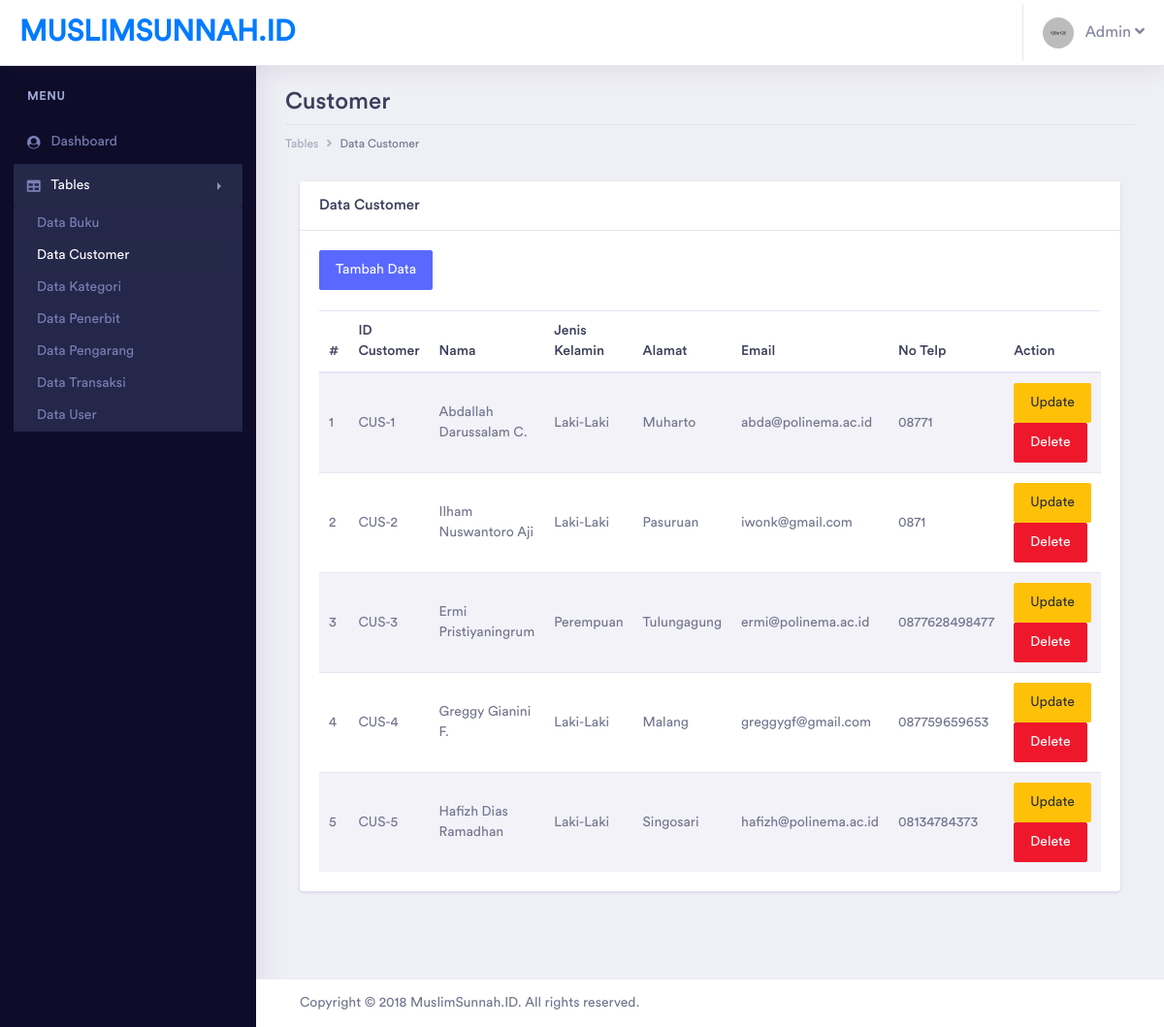
The page /admin/pages/tables/customer/table_customer.php (signed in) on the database its author committed.
### tables this page shows
CREATE TABLE `customer` (
  `id_customer` varchar(20) NOT NULL,
  `nama_customer` varchar(100) NOT NULL,
  `jk_customer` enum('Laki-Laki','Perempuan') NOT NULL,
  `alamat_customer` varchar(200) NOT NULL,
  `email_customer` varchar(100) NOT NULL,
  `telp_customer` varchar(20) NOT NULL,
  `deleted` tinyint(1) NOT NULL
);

### admin/pages/tables/customer/table_customer.php (the view, shortened to what this page needs)
<?php
include '../../../../helper/connection.php';
?>
<?php
if(!$_SESSION['username'] && !$_SESSION['password'] && $_SESSION['tipe_user'] != "Admin")
{
    echo "
		<script type='text/javascript'>
		alert('Anda harus login terlebih dahulu!')
		window.location='../../../index.php';
		</script>";
}
else
{
?>
<!doctype html>
<html lang="en">
<head>
    <link rel="stylesheet" href="../../../assets/vendor/bootstrap/css/bootstrap.min.css">
    <link href="../../../assets/vendor/fonts/circular-std/style.css" rel="stylesheet">
    <link rel="stylesheet" href="../../../assets/libs/css/style.css">
    <link rel="stylesheet" href="../../../assets/vendor/fonts/fontawesome/css/fontawesome-all.css">
    <link rel="stylesheet" href="../../../assets/vendor/charts/chartist-bundle/chartist.css">
    <link rel="stylesheet" href="../../../assets/vendor/charts/morris-bundle/morris.css">
    <link rel="stylesheet" href="../../../assets/vendor/fonts/material-design-iconic-font/css/materialdesignicons.min.css">
    <link rel="stylesheet" href="../../../assets/vendor/charts/c3charts/c3.css">
    <link rel="stylesheet" href="../../../assets/vendor/fonts/flag-icon-css/flag-icon.min.css">
</head>
<body>
    <div class="dashboard-main-wrapper">
        <div class="dashboard-header">
            <nav class="navbar navbar-expand-lg bg-white fixed-top">
                <a class="navbar-brand" href="../../../dashboard.php">MUSLIMSUNNAH.ID</a>
                <div class="collapse navbar-collapse " id="navbarSupportedContent">
                    <ul class="navbar-nav ml-auto navbar-right-top">
                        <li class="nav-item dropdown nav-user">
                            <a class="nav-link nav-user-img" href="#" id="navbarDropdownMenuLink2" data-toggle="dropdown"
                                aria-haspopup="true" aria-expanded="false"><img src="../../../assets/images/avatar-1.jpg"
                                    alt="" class="user-avatar-md rounded-circle">&nbsp;&nbsp;&nbsp;Admin <i class="fas fa-angle-down"></i></a>
                        </li>
                    </ul>
                </div>
            </nav>
        </div>
        <div class="nav-left-sidebar sidebar-dark">
            <div class="menu-list">
                <nav class="navbar navbar-expand-lg navbar-light">
                    <div class="collapse navbar-collapse" id="navbarNav">
                        <ul class="navbar-nav flex-column">
                            <li class="nav-divider">
                                Menu
                            </li>
                            <li class="nav-item ">
                                <a class="nav-link" href="../../../dashboard.php" aria-expanded="false" data-target="#submenu-1"
                                    aria-controls="submenu-1"><i class="fa fa-fw fa-user-circle"></i>Dashboard
                                    <span class="badge badge-success">6</span></a>
                            </li>
                            <li class="nav-item">
                                <a class="nav-link active" href="#" data-toggle="collapse" aria-expanded="false"
                                    data-target="#submenu-5" aria-controls="submenu-5"><i class="fas fa-fw fa-table"></i>Tables</a>
                                <div id="submenu-5" class="collapse submenu show" style="">
                                    <ul class="nav flex-column">
                                        <li class="nav-item">
                                            <a class="nav-link" href="../buku/table_buku.php">Data Buku</a>
                                        </li>
                                        <li class="nav-item">
                                            <a class="nav-link active" href="table_customer.php">Data Customer</a>
                                        </li>
                                        <li class="nav-item">
                                            <a class="nav-link" href="../kategori/table_kategori.php">Data Kategori</a>
                                        </li>
                                        <li class="nav-item">
                                            <a class="nav-link" href="../penerbit/table_penerbit.php">Data Penerbit</a>
                                        </li>
                                        <li class="nav-item">
                                            <a class="nav-link" href="../pengarang/table_pengarang.php">Data Pengarang</a>
                                        </li>
                                        <li class="nav-item">
                                            <a class="nav-link" href="../transaksi/table_transaksi.php">Data Transaksi</a>
                                        </li>
                                        <li class="nav-item">
                                            <a class="nav-link" href="../user/table_user.php">Data User</a>
                                        </li>
                                    </ul>
                                </div>
                            </li>
                        </ul>
                    </div>
                </nav>
            </div>
        </div>
        <div class="dashboard-wrapper">
            <div class="dashboard-ecommerce">
                <div class="container-fluid dashboard-content ">
                    <div class="row">
                        <div class="col-xl-12 col-lg-12 col-md-12 col-sm-12 col-12">
                            <div class="page-header">
                                <h2 class="pageheader-title">Customer</h2>
                                <div class="page-breadcrumb">
                                    <nav aria-label="breadcrumb">
                                        <ol class="breadcrumb">
                                            <li class="breadcrumb-item"><a href="#" class="breadcrumb-link">Tables</a></li>
                                            <li class="breadcrumb-item active" aria-current="page">Data Customer</li>
                                        </ol>
                                    </nav>
                                </div>
                            </div>
                        </div>
                    </div>
                    <div class="col-xl-12">
                        <div class="card">
                            <h5 class="card-header">Data Customer</h5>
                            <div class="card-body">
                                <a href="form_customer.php" class="btn btn-primary">Tambah Data</a>
                                <br><br>
                                <table class="table table-striped">
                                    <thead>
                                        <tr>
                                            <th>#</th>
                                            <th>ID Customer</th>
                                            <th>Nama</th>
                                            <th>Jenis Kelamin</th>
                                            <th>Alamat</th>
                                            <th>Email</th>
                                            <th>No Telp</th>
                                            <th>Action</th>
                                        </tr>
                                    </thead>
                                    <tbody>
                                        <?php
                                            $query = "SELECT * FROM customer where deleted=0";
                                            $result = mysqli_query($con, $query);
                                            if (mysqli_num_rows($result) > 0)
                                            {
                                                $index = 1;
                                                while($row = mysqli_fetch_assoc($result))
                                                {
                                                    $id_customer = $row['id_customer'];
                                                    echo "
                                                    <tr>
                                                        <td>" . $index++ . "</td>
                                                        <td>" . $row["id_customer"] . "</td>
                                                        <td>" . $row["nama_customer"] . "</td>
                                                        <td>" . $row["jk_customer"] . "</td>
                                                        <td>" . $row["alamat_customer"] . "</td>
                                                        <td>" . $row["email_customer"] . "</td>
                                                        <td>" . $row["telp_customer"] . "</td>
                                                        <td>
                                                            <a href='form_edit_customer.php?id_customer=$id_customer' class='btn btn-warning'>Update</a>
                                                            <a href='process/delete_customer.php?id_customer=$id_customer' class='btn btn-danger'>Delete</a>
                                                        </td>
                                                    </tr>
                                                    ";
                                                }
                                            }
                                            ?>
                                    </tbody>
                                </table>
                            </div>
                        </div>
                    </div>
                </div>
            </div>
            <div class="footer">
                <div class="container-fluid">
                    <div class="row">
                        <div class="col-xl-6 col-lg-6 col-md-6 col-sm-12 col-12">
                            Copyright © 2018 MuslimSunnah.ID. All rights reserved.
                        </div>
                        <div class="col-xl-6 col-lg-6 col-md-6 col-sm-12 col-12">
                        </div>
                    </div>
                </div>
            </div>
        </div>
    </div>
</body>
</html>
<?php } ?>

### rows shown on the page
customer: id_customer "CUS-1", nama_customer "Abdallah Darussalam C.", jk_customer "Laki-Laki", alamat_customer "Muharto", email_customer "abda@polinema.ac.id", telp_customer "08771"
customer: id_customer "CUS-2", nama_customer "Ilham Nuswantoro Aji", jk_customer "Laki-Laki", alamat_customer "Pasuruan", email_customer "iwonk@gmail.com", telp_customer "0871"
customer: id_customer "CUS-3", nama_customer "Ermi Pristiyaningrum", jk_customer "Perempuan", alamat_customer "Tulungagung", email_customer "ermi@polinema.ac.id", telp_customer "0877628498477"
customer: id_customer "CUS-4", nama_customer "Greggy Gianini F.", jk_customer "Laki-Laki", alamat_customer "Malang", email_customer "greggygf@gmail.com", telp_customer "087759659653"
customer: id_customer "CUS-5", nama_customer "Hafizh Dias Ramadhan", jk_customer "Laki-Laki", alamat_customer "Singosari", email_customer "hafizh@polinema.ac.id", telp_customer "08134784373"
